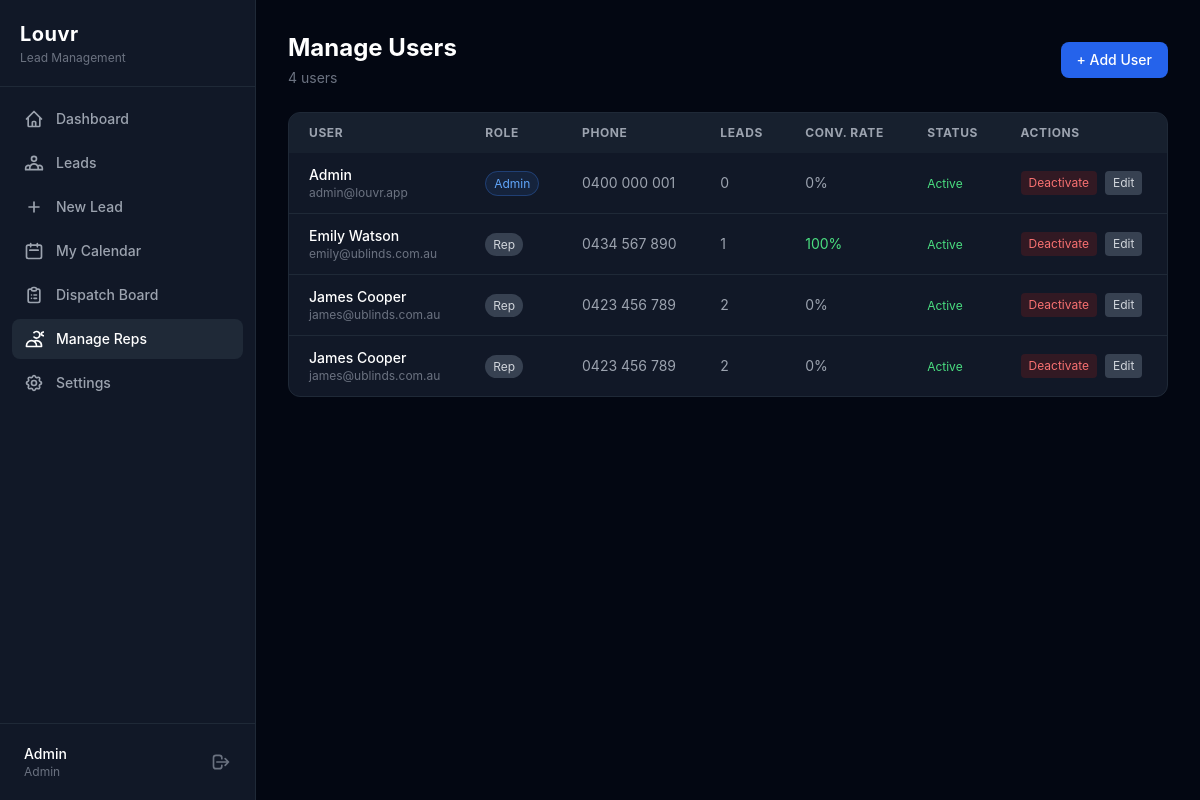
The app's page /reps (signed in), older data.
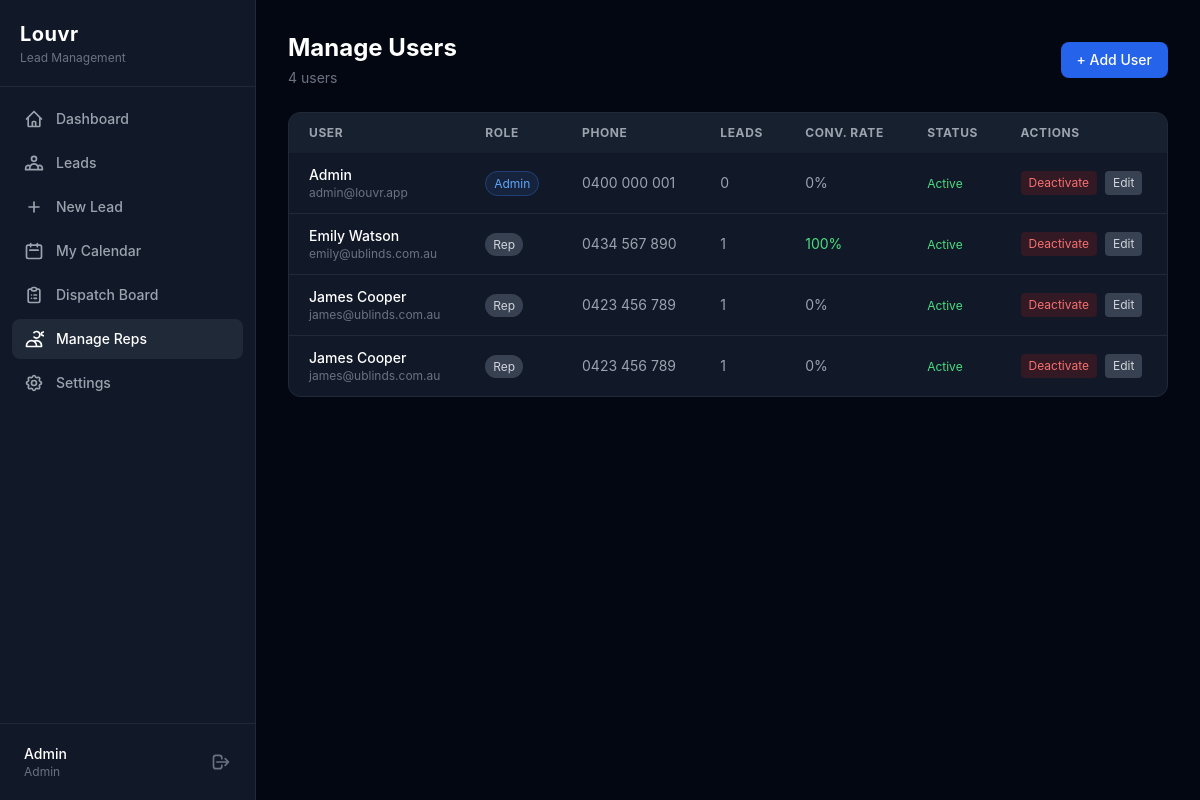
The same page, newer data.
### tables this page shows
CREATE TABLE users (
            id INTEGER PRIMARY KEY AUTOINCREMENT,
            name TEXT NOT NULL,
            email TEXT NOT NULL UNIQUE,
            phone TEXT DEFAULT "",
            role TEXT NOT NULL DEFAULT "rep" CHECK(role IN ("admin","rep")),
            password_hash TEXT NOT NULL,
            api_key TEXT UNIQUE,
            is_active INTEGER NOT NULL DEFAULT 1,
            created_at DATETIME DEFAULT CURRENT_TIMESTAMP,
            updated_at DATETIME DEFAULT CURRENT_TIMESTAMP
        );

### src/Controllers/RepController.php (called while the page is built, shortened)
<?php
class RepController
{
    private Database $db;
    public function __construct(Database $db, array $config)
    {
        $this->db = $db;
    }
    public function index(): void
    {
        $users = User::all($this->db);
        require __DIR__ . '/../../templates/reps/index.php';
    }
}

### src/Database.php (called while the page is built, shortened)
<?php
class Database
{
    private PDO $pdo;
    private function __construct(array $config)
    {
        if ($config['driver'] === 'sqlite') {
            $dsn = 'sqlite:' . $config['path'];
            $this->pdo = new PDO($dsn, null, null, [
                PDO::ATTR_ERRMODE            => PDO::ERRMODE_EXCEPTION,
                PDO::ATTR_DEFAULT_FETCH_MODE => PDO::FETCH_ASSOC,
                PDO::ATTR_EMULATE_PREPARES   => false,
            ]);
            $this->pdo->exec('PRAGMA journal_mode=WAL');
            $this->pdo->exec('PRAGMA foreign_keys=ON');
        }
    }
    public function query(string $sql, array $params = []): PDOStatement
    {
        $stmt = $this->pdo->prepare($sql);
        $stmt->execute($params);
        return $stmt;
    }
    public function fetchAll(string $sql, array $params = []): array
    {
        return $this->query($sql, $params)->fetchAll();
    }
}

### src/Models/User.php (called while the page is built, shortened)
<?php
class User
{
    public static function all(Database $db): array
    {
        return $db->fetchAll('SELECT * FROM users ORDER BY name ASC');
    }
}

### templates/reps/index.php (the view, shortened to what the changed rows need)
<?php
$e = fn($v) => htmlspecialchars($v ?? '', ENT_QUOTES, 'UTF-8');
?>
<div class="mb-6 flex items-center justify-between">
    <div>
        <h2 class="text-2xl font-bold text-white">Manage Users</h2>
    </div>
</div>
<div class="bg-gray-900 border border-gray-800 rounded-xl overflow-hidden">
    <table class="w-full text-sm">
        <thead class="bg-gray-800/50">
            <tr class="text-left text-xs text-gray-400 uppercase tracking-wider">
                <th class="px-5 py-3">User</th>
                <th class="px-5 py-3">Role</th>
                <th class="px-5 py-3 hidden md:table-cell">Phone</th>
                <th class="px-5 py-3 hidden md:table-cell">Leads</th>
                <th class="px-5 py-3 hidden md:table-cell">Conv. Rate</th>
                <th class="px-5 py-3">Status</th>
                <th class="px-5 py-3">Actions</th>
            </tr>
        </thead>
        <tbody class="divide-y divide-gray-800">
            <?php foreach ($users as $user): ?>
            <tr class="<?= $user['is_active'] ? '' : 'opacity-50' ?>">
                <td class="px-5 py-3">
                    <p class="font-medium text-white"><?= $e($user['name']) ?></p>
                    <p class="text-xs text-gray-500"><?= $e($user['email']) ?></p>
                </td>
                <td class="px-5 py-3">
                    <span class="text-xs px-2 py-1 rounded-full <?= $user['role'] === 'admin' ? 'bg-blue-500/10 text-blue-400 border border-blue-500/30' : 'bg-gray-700 text-gray-300' ?>"><?= ucfirst($user['role']) ?></span>
                </td>
                <td class="px-5 py-3 text-gray-400 hidden md:table-cell"><?= $e($user['phone']) ?: '-' ?></td>
                <td class="px-5 py-3 text-gray-400 hidden md:table-cell"><?= $user['total_leads'] ?></td>
                <td class="px-5 py-3 hidden md:table-cell">
                    <span class="<?= $user['conversion_rate'] >= 50 ? 'text-green-400' : 'text-gray-400' ?>"><?= $user['conversion_rate'] ?>%</span>
                </td>
                <td class="px-5 py-3">
                    <span class="text-xs <?= $user['is_active'] ? 'text-green-400' : 'text-red-400' ?>"><?= $user['is_active'] ? 'Active' : 'Inactive' ?></span>
                </td>
                <td class="px-5 py-3">
                    <div class="flex items-center gap-2">
                        <form method="POST" action="/reps/<?= $user['id'] ?>" class="inline">
                            <button type="submit" class="text-xs px-2 py-1 rounded <?= $user['is_active'] ? 'bg-red-900/30 text-red-400 hover:bg-red-900/50' : 'bg-green-900/30 text-green-400 hover:bg-green-900/50' ?> transition-colors"
                                onclick="event.preventDefault(); showConfirm('<?= $user['is_active'] ? 'Deactivate' : 'Activate' ?> User', 'Are you sure you want to <?= $user['is_active'] ? 'deactivate' : 'activate' ?> <?= $e($user['name']) ?>?', () => this.closest('form').submit())">
                                <?= $user['is_active'] ? 'Deactivate' : 'Activate' ?>
                            </button>
                        </form>
                        <button onclick="document.getElementById('edit-<?= $user['id'] ?>').classList.toggle('hidden')"
                            class="text-xs px-2 py-1 rounded bg-gray-700 text-gray-300 hover:bg-gray-600 transition-colors">Edit</button>
                    </div>
                </td>
            </tr>
            <?php endforeach; ?>
        </tbody>
    </table>
</div>
<?php
require __DIR__ . '/../layouts/app.php';

Row changes from the older to the newer data that the page shows:
changed users "James Cooper": is_active "2" → "1"
